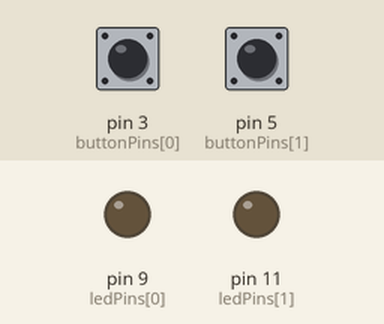
This program was run on a simulated Arduino Uno, built with avr-gcc and run on an emulated ATmega328P. Parts: output pins drawn as LEDs (lit = HIGH). The test bench sets the inputs (shaded band); at power-on: pin 3 (buttonPins[0]) HIGH, pin 5 (buttonPins[1]) HIGH. Random numbers use the default seed unless the program sets one.

Above: at 7.6 s.
7.7 s: pin 3 (buttonPins[0]) pulled LOW for 0.15 s
At 8.0 s:
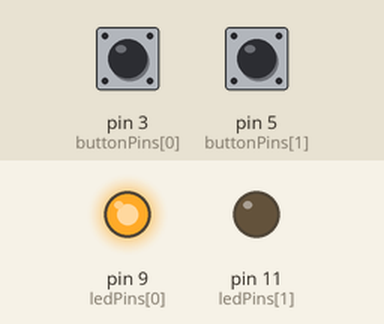
At 13.0 s:
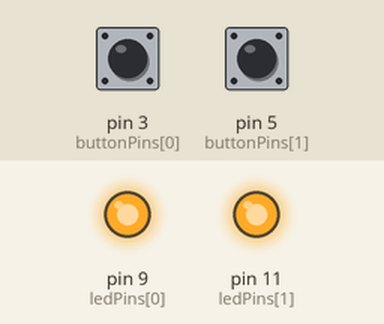
Timing chart, 0 to 19.4 s (numbered marks = the images above; inputs shaded):
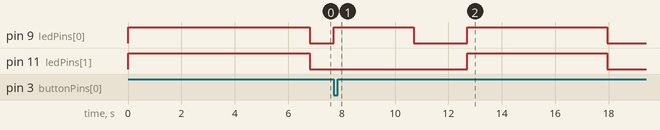

Measured:
- after the input at 7.7 s, pin 9 (ledPins[0]): LOW → HIGH at once, → LOW 3.0 s later, → HIGH 2.0 s later, → LOW 5.2 s later; pin 11 (ledPins[1]): LOW → HIGH after 5.0 s, → LOW 5.2 s later

The program:

main.cpp
```cpp
#include <Arduino.h>

#define PLAYER_COUNT 2
#define LED_PIN 9
#define BUTTON_PIN 3

const int ledPins[PLAYER_COUNT] = {9, 11};
const int buttonPins[PLAYER_COUNT] = {3, 5};

void setup()
{
    for (int player = 0; player < PLAYER_COUNT; player++)
    {
        pinMode(ledPins[player], OUTPUT);
        pinMode(buttonPins[player], INPUT_PULLUP);
    }
}

void loop()
{
    // initilize game
    for (int player = 0; player < PLAYER_COUNT; player++)
    {
        digitalWrite(ledPins[player], HIGH);
    }
    delay(random(5000, 10000));
    for (int player = 0; player < PLAYER_COUNT; player++)
    {
        digitalWrite(ledPins[player], LOW);
    }

    // TODO: check that at the beginning all buttons are not pressed

    // wait until any button is pressed
    for (int player = 0;; player = (player + 1) % PLAYER_COUNT)
    {
        int buttonPin = buttonPins[player];
        int ledPin = ledPins[player];

        if (!digitalRead(buttonPin))
        {
            // player hit the button
            digitalWrite(ledPin, HIGH);
            delay(3000);
            digitalWrite(ledPin, LOW);
            break;
        }
    }

    // cleanup
    for (int player = 0; player < PLAYER_COUNT; player++)
    {
        digitalWrite(ledPins[player], LOW);
    }
    delay(2000);
}
```
